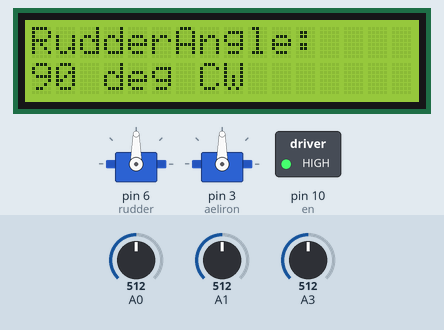
This sketch was run on a simulated Arduino Uno, built with avr-gcc and run on an emulated ATmega328P. On the bench: 2 × servo, 16×2 character LCD, switched loads named in the sketch (green lamp = pin HIGH). Inputs (shaded band) come from the test bench; at power-on: A1 = 512, A0 = 512, A3 = 512. What the sketch prints to the serial monitor is not drawn.

Above: at 6.6 s.
6.7 s: A1 set to 653
At 8.92 s:
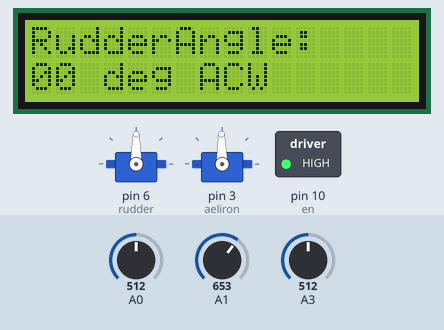
10.7 s: A1 set to 665
14.7 s: A0 set to 639
At 20.33 s:
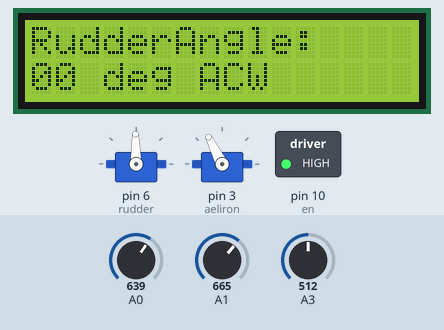
22.6 s: A0 set to 662
26.6 s: A0 set to 527
At 28.33 s:
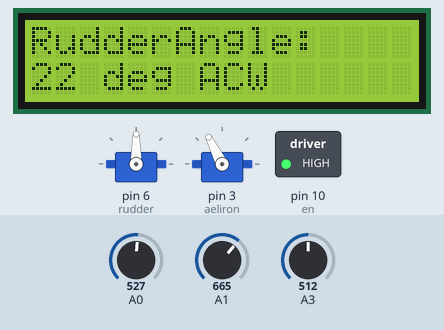
30.6 s: A0 set to 504
At 40.64 s:
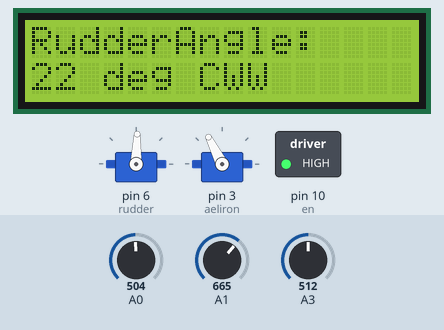
Timing chart, 0 to 42.2 s (numbered marks = the images above; inputs shaded):
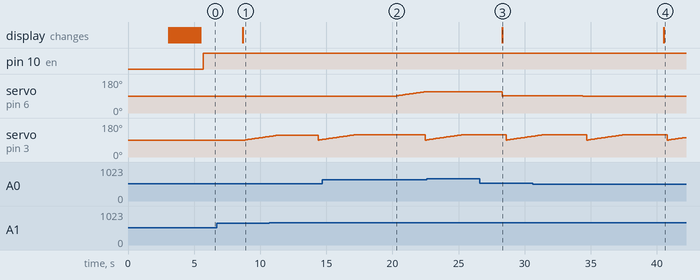

Measured:
- the behaviour switches between 512 and 511 on A0 (found by bisection; images 3 and 4)
- after the input at 6.7 s, servo on pin 3 (aeliron): moves from 90° to 109° over 1.8 s, starting after 2.2 s
- after the input at 14.7 s, servo on pin 6 (rudder): moves from 90° to 112° over 2.1 s, starting after 5.6 s
- after the input at 26.6 s, servo on pin 6 (rudder): goes on until 28.5 s, then stays 92°; servo on pin 3 (aeliron): 117° → 90° after 2.0 s, → 91° 0.10 s later, → 92° 0.10 s later, → 93° 0.10 s later, … (21 changes in this stretch)
- after the input at 30.6 s, servo on pin 6 (rudder): goes on until 34.4 s, then stays 88°; the display: changes after 9.9 s (image 4)

The sketch:

sketch_jun21a.ino
```cpp
/*
Saurabh Salvi
ME22B1033
TAD Assignment - Misc. Assignment
*/

#include <Servo.h>

#include <LiquidCrystal.h>

const int rs = 13, enLCD = 11, d4 = 4, d5 = 5, d6 = 7, d7 = 2;
LiquidCrystal lcd(rs, enLCD, d4, d5, d6, d7);

Servo rudder;
Servo aeliron;

int potValProp; //Propeller
int potValRud;
int potValAeli;
int pos;
int pos1;
int in3 = 9;    // for DC motor control
int in4 = 8;
int en = 10; // enable pin

void setup()
{

  rudder.attach(6);
  aeliron.attach(3);

  pinMode(en, OUTPUT);
  pinMode(A0, INPUT);
  pinMode(A1, INPUT);
  pinMode(A3, INPUT);
  pinMode(A5, INPUT);

  Serial.begin(9600);

  // set up the LCD's number of columns and rows:
  lcd.begin(16, 2);
  // Print a message to the LCD.
  lcd.print("TAD Club");
  delay(3000);
  for (int Counter = 0; Counter < 16; Counter++) {
    // scroll one position right:
    lcd.scrollDisplayRight();
    // wait a bit:
    delay(150);
  }
  lcd.clear();
  lcd.setCursor(0, 0);
  lcd.print("RudderAngle:");
  // print the number of seconds since reset:
}

void loop()
{
  int m= pos-90;
  // lcd.setCursor(0, 1);
  // + ACW
  //lcd.print(m);
  if(m>=0){
    lcd.setCursor(0, 1);
  	lcd.print(m);
    lcd.setCursor(3, 1);
    lcd.print("deg");
    lcd.setCursor(7, 1);
    lcd.print("ACW");
  }
  else if(m<0){
    lcd.setCursor(0, 1);
  	lcd.print(-m);
    lcd.setCursor(3, 1);
    lcd.print("deg");
    lcd.setCursor(7, 1);
    lcd.print("CW");

  }

  /*
  On Serial monitor
  +ve angle implies ACW
  -ve angle imples CW

  */
  //---------------------------------------------------------
  //**for rudder servo**
  potValRud = analogRead(A0);


  pos = map(potValRud, 0, 1023, 0, 180);
  Serial.print("Angle by rudder : ");

  Serial.println(m);

  //Problem is coming regarding the continuous looping of
  //if(pos>=90)
  if(pos >= 90){
  for(int i = 90; i<=pos; i++){
  	rudder.write(i);
    delay(100);

  }
  }
  //perfect below code !!
  else if(pos < 90){
    for(int i = 90; i>=pos; i--){
    	rudder.write(pos);
      	delay(100);
      }
  }
  //-------------------------------------------------------
  //**for aeliron servo**
  potValAeli = analogRead(A1);


  pos1 = map(potValAeli, 0, 1023, 0, 180);
  Serial.print("Angle by aeliron : ");
  Serial.println(pos1-90);

  //Problem is coming regarding the continuous looping of
  //if(pos>=90)
  if(pos1 >= 90){
  for(int i = 90; i<=pos1; i++){
  	aeliron.write(i);
    delay(100);

  }
  }
  //perfect below code !!
  else if(pos1 < 90){
    for(int i = 90; i>=pos1; i--){
    	aeliron.write(pos1);
      	delay(100);

    }
  }
  //----------------------------------------------------------
  //**for propeller**

  potValProp = analogRead(A3);
  int final = map(potValProp, 0, 1023, 0, 255);
  //if (final < 127){

  analogWrite(en, 255);
  digitalWrite(in3, HIGH);
  digitalWrite(in4, LOW);
  delay(3000);

  digitalWrite(in3, LOW);
  digitalWrite(in4, LOW);
  //}


 /*
  else if (final>127){


  analogWrite(en, potValProp/4);
  digitalWrite(in3, LOW);
  digitalWrite(in4, HIGH);


  }
  */

  //-----------------------------------------------------------

}
```
